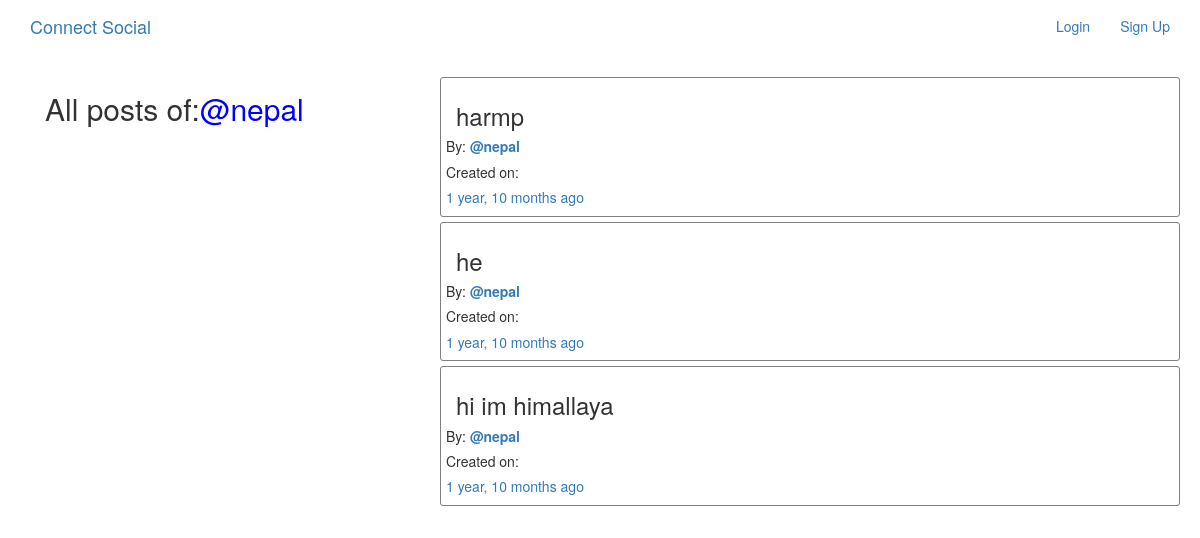
The page /posts/by/nepal/ on the database its author committed.
### posts/models.py (models this page shows, shortened)
class Post(models.Model):
    user = models.ForeignKey(User,related_name="posts",on_delete=models.CASCADE)
    created_at = models.DateTimeField(auto_now= True)
    message = models.TextField()
    message_html = models.TextField(editable = False)
    group = models.ForeignKey(Group,related_name = "posts",null = True,blank=True,on_delete=models.CASCADE)
    class Meta:
        ordering= ['-created_at']
        unique_together = ['user','message']

### posts/views.py (the view)
# urls.py: url(r'by/(?P<username>[-\w]+)/$',views.UserPosts.as_view(),name="for_user"),
class UserPosts(generic.ListView):
    model = models.Post
    template_name = 'posts/user_post_list.html'
    def get_queryset(self):
        try:
            self.post_user = User.objects.prefetch_related('posts').get(username__iexact= self.kwargs.get('username'))
        except User.DoesNotExist:
            raise Http404
        else:
            return self.post_user.posts.all()
    def get_context_data(self,**kwargs):
        context = super().get_context_data(**kwargs)
        context['post_user'] = self.post_user
        return context

### posts/templates/posts/user_post_list.html
{%extends "posts/post_base.html"%}
{% block pre_post%}
  <div class="col-md-4">
    <h2>All posts of:<span style="color:blue">@{{ post_user.username}}<span></h2>
  </div>
{%endblock%}
{%block post_content%}
  <div class="col-md-8">
      {%for post in post_list%}
      {%include "posts/_post.html"%}
      {%endfor%}
  </div>
{%endblock%}

### posts/templates/posts/_post.html (shortened to what this page needs)
{%load humanize%}
<div class="poster">
  <h3>{{post.message_html|safe}}</h3>
  <div class="media-body">
    <h5 class="media-heading">
    <span class="username">
    By:  <a href="{%url 'posts:for_user' username=post.user.username%}"><strong>@{{post.user.username}}</strong></a>
    </span>
    <time class="time">
      <h5>Created on:</h5>
      <a href="{%url 'posts:single' username=post.user.username pk=post.pk%}">{{post.created_at|timesince}}
        ago
      </a>
    </time>
    </h5>
  </div>
</div>

### static/posts/posts.css (style rules this page uses)
.poster { border: 1px solid grey; border-radius: 3px; margin: 5px; padding: 5px; }
.poster h3 { padding:0px 10px; }

### rows shown on the page
Post: message_html "harmp", user.username "nepal", created_at "1 year, 10 months"
Post: message_html "he", user.username "nepal", created_at "1 year, 10 months"
Post: message_html "hi im himallaya", user.username "nepal", created_at "1 year, 10 months"

### other values the page prints
{{ post_user.username }} "nepal"
